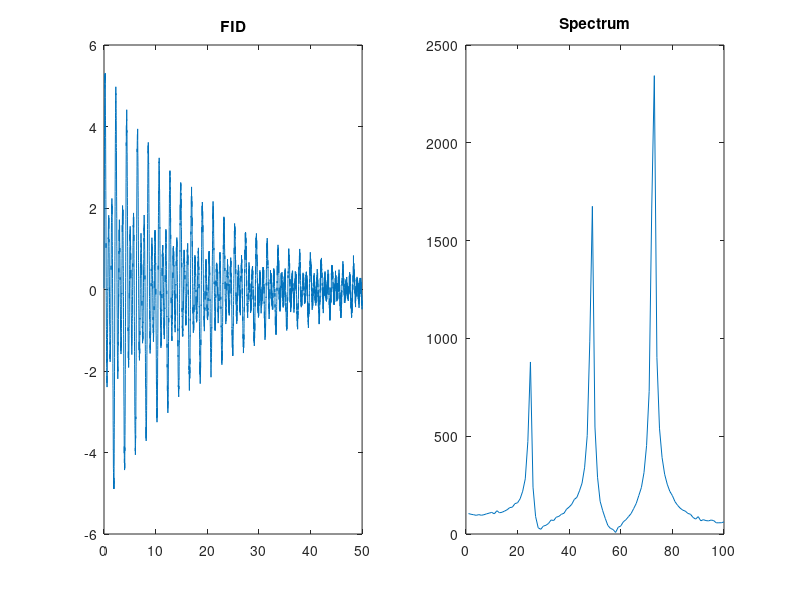

Reproduce this figure in MATLAB.
%% This is a demo code for the MRI part of the course BME2103
% To demonstrate the Fourier transform of free induction decay (FID) to NMR spectrum.
% To be note: The data is a synthesized data not a real NMR data.
% Author: Dr. Jianpan Huang, Email: jianpanhuang@outlook.com, 20230214
clear all, close all, clc;

%% Set parameters
w1 = 3; % frequency of a group 1
w2 = 6; % frequency of a group 2
w3 = 9; % frequency of a group 3
t = 0:0.01:50; % time, in ms
t2 = 20; % T2 relaxation, in ms

%% Simulate FID signal
fid1 = 1*sin(w1*t).*exp(-t/t2);
fid2 = 2*sin(w2*t).*exp(-t/t2);
fid3 = 3*sin(w3*t).*exp(-t/t2);
fid = fid1 + fid2 + fid3 + 0.1*randn(size(t)); % sum of signal with noise

%% Fourier transform of FID
spec = fftshift(fft(fid));

%% Visualize the results
figure, 
subplot(1,2,1), plot(t, fid);
title("FID");
subplot(1,2,2), plot(abs(spec(round(length(fid)/2):length(fid)/2+100)));
title("Spectrum");
